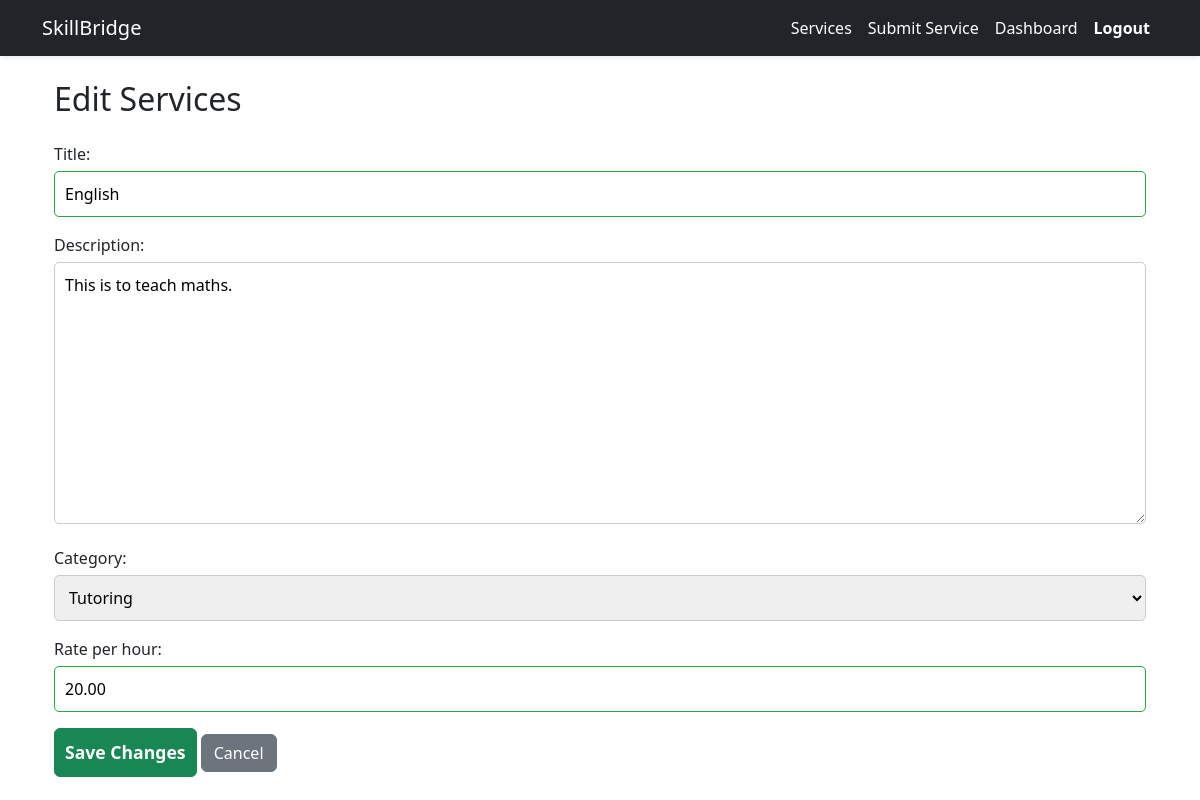
The app's page /services/edit/7/ (signed in) with its own data.
### services/models.py (models this page shows, shortened)
class SkillService(models.Model):
    CATEGORY_CHOICES = [
        ('Tutoring', 'Tutoring'),
        ('Tech Help', 'Tech Help'),
        ('Sewing', 'Sewing'),
        ('Gardening', 'Gardening'),
        ('Other', 'Other'),
    ]
    provider = models.ForeignKey(User, on_delete=models.CASCADE)
    title = models.CharField(max_length=100)
    description = models.TextField()
    category = models.CharField(max_length=50, choices=CATEGORY_CHOICES)
    rate_per_hour = models.DecimalField(max_digits=6, decimal_places=2)
    is_approved = models.BooleanField(default=False)
    created_at = models.DateTimeField(auto_now_add=True)

### services/views.py (the view)
# urls.py: path('edit/<int:service_id>/', edit_service, name='edit_service'),
@login_required
def edit_service(request, service_id):
    service = get_object_or_404(SkillService, id=service_id)
    if service.provider != request.user:
        return HttpResponseForbidden("You cannot edit this service.")
    if request.method == 'POST':
        form = SkillServiceForm(request.POST, instance=service)
        if form.is_valid():
            form.save()  # Save updates to the database
            messages.success(request, "Your service was updated successfully.")
            return redirect('dashboard')  # Go back to the dashboard
    else:
        form = SkillServiceForm(instance=service)
    return render(request, 'services/edit_service.html',
                  {'form': form, 'service':service})

### services/forms.py
class SkillServiceForm(forms.ModelForm):
    class Meta:
        model = SkillService
        fields = ['title', 'description', 'category', 'rate_per_hour']

### services/templates/services/edit_service.html (shortened to what this page needs)
{% extends 'base.html' %}
{% block content %}
<div class="container mt-4">
<h2 class="mb-4">Edit Services</h2>
<form method="post" novalidate>
    {{ form.as_p}}
    <button type="submit" class="btn btn-success">Save Changes</button>
     <a href="{% url 'dashboard' %}" class="btn btn-secondary">Cancel</a>
</form>
</div>
{% endblock %}

### services/static/css/style.css (style rules this page uses)
input:required:valid { border-color: #28a745; }
.btn-success { font-weight: 600; }
form label { font-weight: 500; margin-bottom: 5px; }
form input, form textarea, form select { width: 100%; padding: 10px; font-size: 1rem; border-radius: 5px; border: 1px solid #ccc; }
button[type="submit"] { padding: 10px; font-weight: 600; font-size: 1.1rem; }

### records on screen
SkillService: title "English", description "This is to teach maths.", category "Tutoring", rate_per_hour "20.00"
